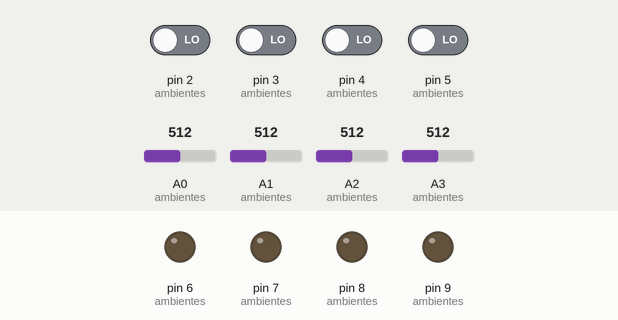
Bench run of a sketch on a simulated Arduino Uno, built with avr-gcc and run on an emulated ATmega328P. Shown: output pins drawn as LEDs (lit = HIGH). The test bench sets the inputs (shaded band); at power-on: pin 2 (ambientes), pin 3 (ambientes), pin 4 (ambientes), pin 5 (ambientes) LOW, A0 (ambientes) = 512, A1 (ambientes) = 512, A2 (ambientes) = 512, A3 (ambientes) = 512. What the sketch prints to the serial monitor is not drawn.

Above: at 1.2 s.
1.3 s: pin 2 (ambientes) driven HIGH
At 1.8 s:
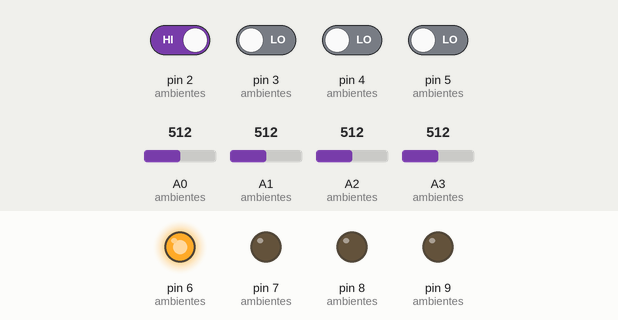
2.8 s: pin 3 (ambientes) driven HIGH
At 4.0 s:
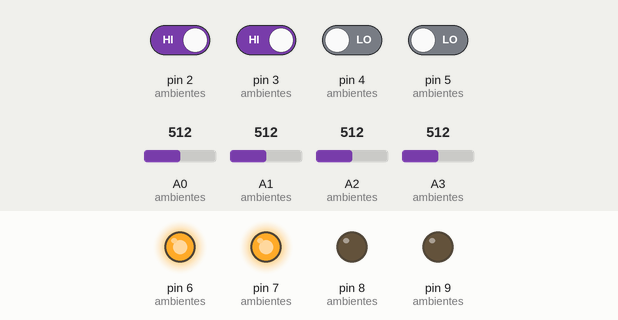
4.3 s: pin 4 (ambientes) driven HIGH
At 5.3 s:
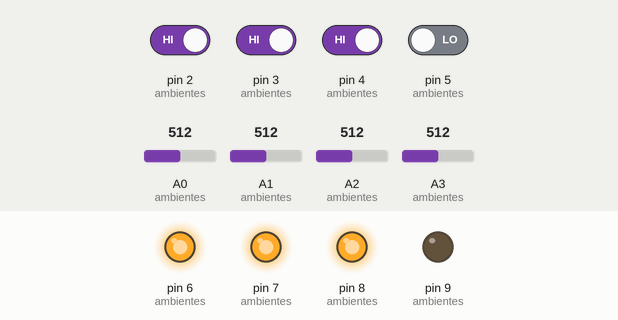
5.8 s: pin 5 (ambientes) driven HIGH
At 6.4 s:
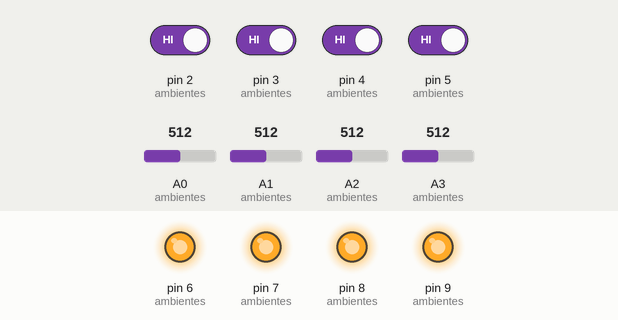
7.3 s: pin 2 (ambientes) driven LOW
At 7.6 s:
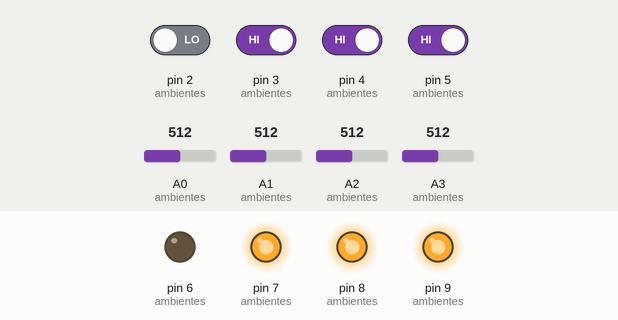
8.8 s: pin 3 (ambientes) driven LOW
At 9.9 s:
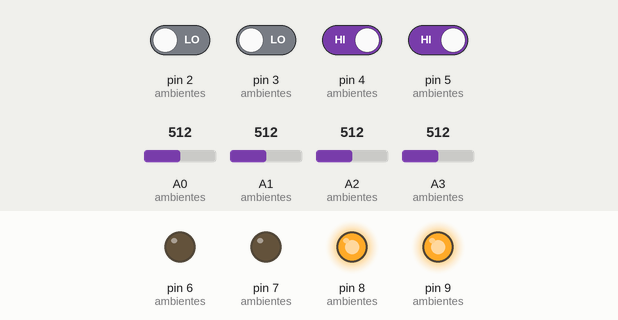
Timing chart, 0 to 11.3 s (numbered marks = the images above; inputs shaded):
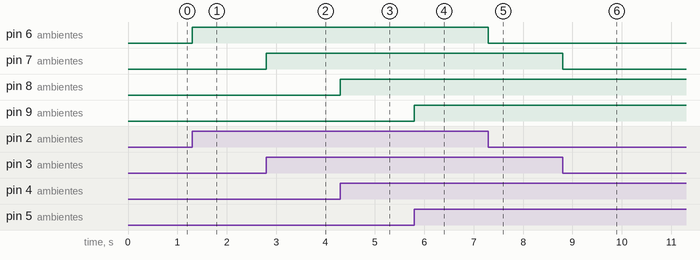

The sketch:

2.ino
```cpp
/*
Agregar 4 interruptores en entradas de la placa Arduino que indiquen el estado de
encendido o apagado de luces de los ambientes anteriores y agregar 4 salidas para
controlar las lámparas de iluminación. Utilizar en el software Estructuras ampliando la
estructura anterior. Mostrar los miembros de la estructura a través del puerto serie
estas temperaturas cada 10 segundos y mostrarlos en el terminal serie.
*/

struct Ambiente {
  int pinTemperatura;
  float temperatura;
  int pinInterruptor;
  int pinLuz;
};

Ambiente ambientes[] = {
  {A0, 0, 2, 6},
  {A1, 0, 3, 7},
  {A2, 0, 4, 8},
  {A3, 0, 5, 9}
};

void setup() {
  Serial.begin(9600);
  for (int i = 0; i < 4; i++) {
    pinMode(ambientes[i].pinInterruptor, INPUT);
    pinMode(ambientes[i].pinLuz, OUTPUT);
  }
}

void loop() {
  for (int i = 0; i < 4; i++) {
    ambientes[i].temperatura = analogRead(ambientes[i].pinTemperatura) * (5.0 / 1023.0) * 100;
    if (digitalRead(ambientes[i].pinInterruptor)) {
      digitalWrite(ambientes[i].pinLuz, HIGH);
    } else {
      digitalWrite(ambientes[i].pinLuz, LOW);
    }
  }

  if (millis() % 10000 < 50) {
    for (int i = 0; i < 4; i++) {
      Serial.print("Temperatura ");
      Serial.print(i + 1);
      Serial.print(": ");
      Serial.println(ambientes[i].temperatura);
      Serial.print("Luz ");
      Serial.print(i + 1);
      Serial.print(": ");
      Serial.println(digitalRead(ambientes[i].pinLuz) ? "Encendida" : "Apagada");
    }
  }
}
```

Measured:
- after the input at 1.3 s, pin 6 (ambientes): LOW → HIGH at once
- after the input at 2.8 s, pin 7 (ambientes): LOW → HIGH at once
- after the input at 4.3 s, pin 8 (ambientes): LOW → HIGH at once
- after the input at 5.8 s, pin 9 (ambientes): LOW → HIGH at once
- after the input at 7.3 s, pin 6 (ambientes): HIGH → LOW at once
- after the input at 8.8 s, pin 7 (ambientes): HIGH → LOW at once
